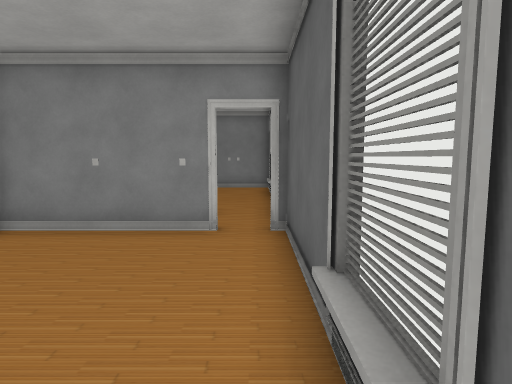
View 1 (above)

12 first-person views from a walk through a level from a Godot 3-D game. The camera is 1.5 m above the floor, tilts 6° down and sees 75° across. The floor is counted in squares, 1 m on a side. Each view is taken from the middle of a square. On the plan, view 1 faces up. The plan holds only what a view shows up to about 15 squares ahead; the rest is blank. The place goes on beyond the plan. Some surface patterns are stand-ins.

View 2
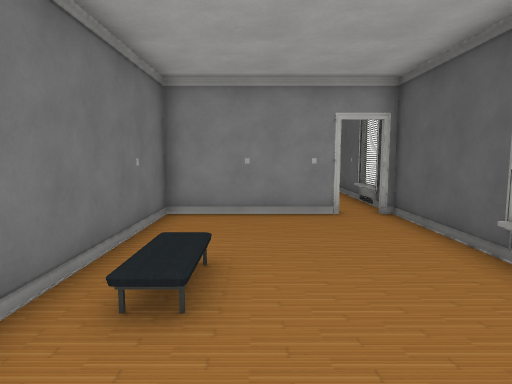

View 3
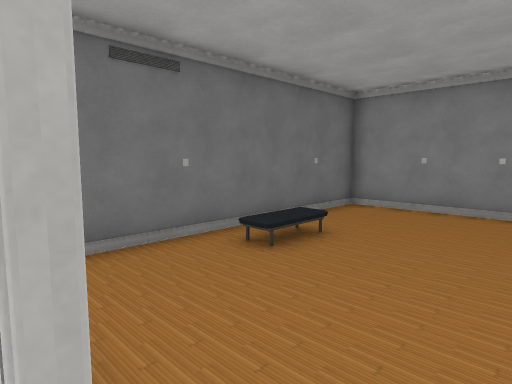

View 4
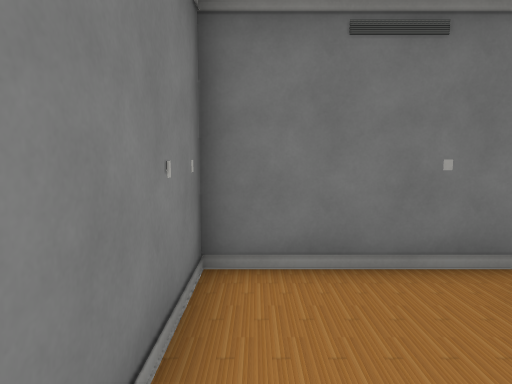

View 5
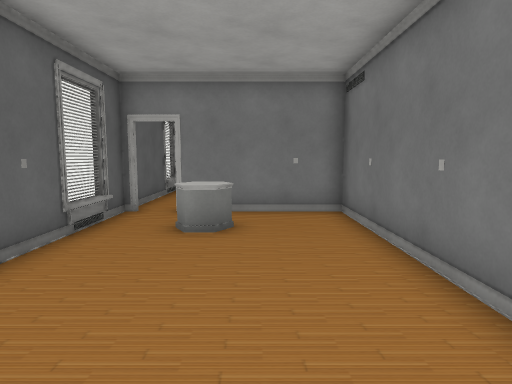

View 6
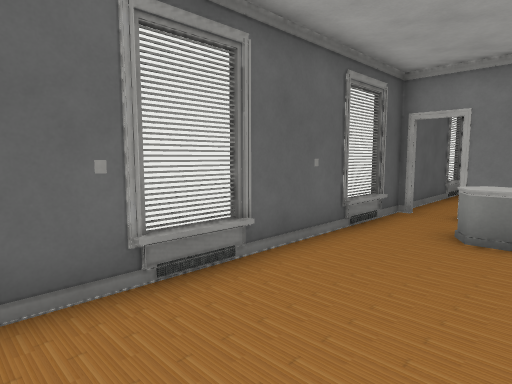

View 7
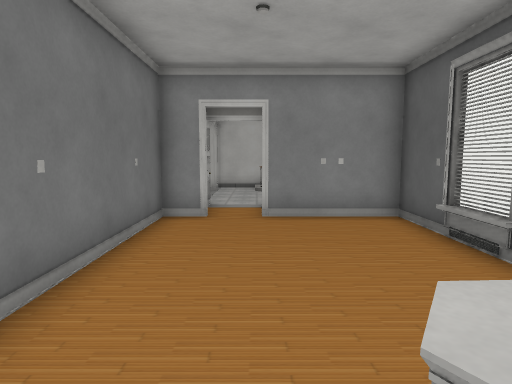

View 8
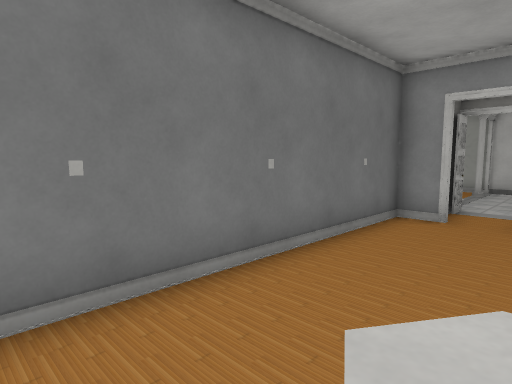

View 9
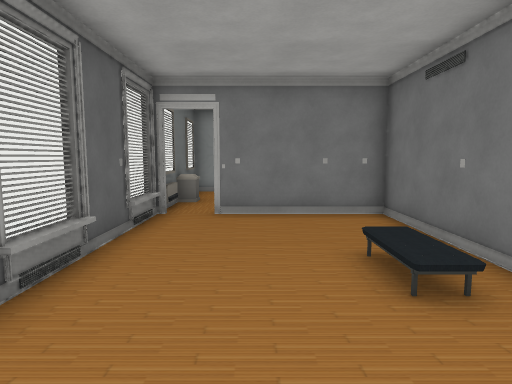

View 10
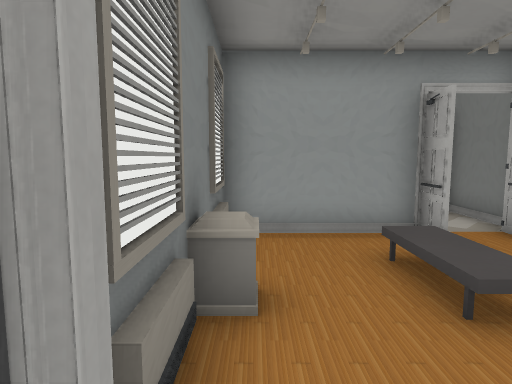

View 11
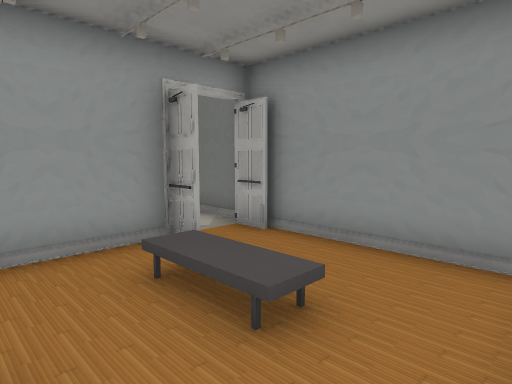

View 12
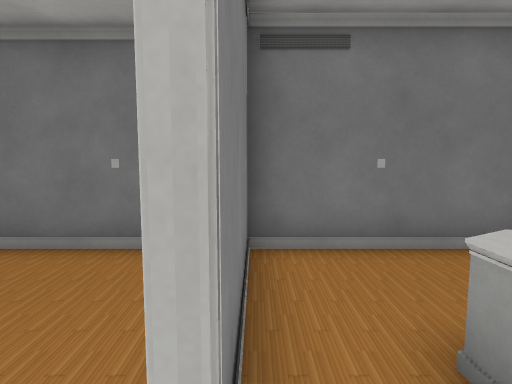

### Floor plan
Key: @ floor where view 1 was taken; # wall or solid block; . floor; ^ raised ledge; O other object.
Columns run from 6 left of view 1 to 1 right of it. Each row starts with its distance up from view 1.
 16 #......#
 15 #......#
 14 #......#
 13 #......#
 12 #......#
 11 #......#
 10 #......#
  9 #...^..#
  8 #......#
  7 ######.#
  6 #......#
  5 #......#
  4 #......#
  3 #......#
  2 #.O....#
  1 #.O....#
  0 #.....@#
 -1 #......#
 -2 #......#
 -3 ######.#
 -4  #.....#
 -5  #..O.^#
 -6  #..O..#
 -7  #.....#
 -8 ##.#...#
 -9 #..#####
-10 #.
-11 ##

Where each view was taken, in squares from view 1:
view 1: 0 up, 0 right, facing up
view 2: 2 down, 3 left, facing up
view 3: 3 down, 0 right, facing up-left
view 4: 2 down, 1 left, facing left
view 5: 16 up, 3 left, facing down
view 6: 16 up, 3 left, facing down-right
view 7: 8 up, 3 left, facing up
view 8: 8 up, 2 left, facing up-left
view 9: 6 up, 2 left, facing down
view 10: 2 down, 0 right, facing down
view 11: 3 down, 0 right, facing down-left
view 12: 7 up, 0 right, facing left
